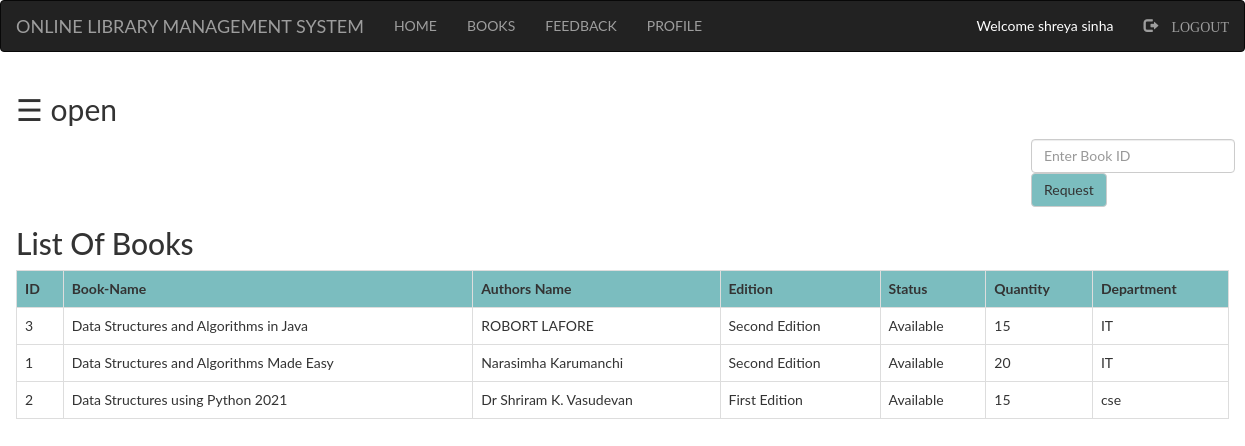
/student/book.php (signed in), run on the app's committed database.
### tables this page shows
CREATE TABLE `books` (
  `bid` int(11) NOT NULL,
  `name` varchar(100) NOT NULL,
  `author` varchar(100) NOT NULL,
  `edition` varchar(100) NOT NULL,
  `status` varchar(100) NOT NULL,
  `quantity` int(100) NOT NULL,
  `department` varchar(100) NOT NULL
);

### student/book.php (the view, shortened to what this page needs)
<?php
  include "navbar.php";
?>
<!DOCTYPE html>
<html>
<head>
</head>
<body>
</head>
<body>
<div id="main">
  <span style="font-size:30px;cursor:pointer" onclick="openNav()">&#9776; open</span>
	<div class="srch">
		<form class="navbar-form" method="post" name="form1" action="">
				<input class="form-control" type="text" name="bid" placeholder="Enter Book ID" required="">
				<button style="background-color: #6db6b9e6;" type="submit" name="submit1" class="btn btn-default">Request
				</button>
		</form>
	</div>
	<h2>List Of Books</h2>
	<?php
		if(isset($_POST['submit']))
		{
			$q=mysqli_query($db,"SELECT * from book where name like '%$_POST[search]%' ");
			if(mysqli_num_rows($q)==0)
			{
				echo "Sorry! No book found. Try searching again.";
			}
			else
			{
		echo "<table class='table table-bordered table-hover' >";
			echo "<tr style='background-color: #6db6b9e6;'>";
				echo "<th>"; echo "ID";	echo "</th>";
				echo "<th>"; echo "Book-Name";  echo "</th>";
				echo "<th>"; echo "Authors Name";  echo "</th>";
				echo "<th>"; echo "Edition";  echo "</th>";
				echo "<th>"; echo "Status";  echo "</th>";
				echo "<th>"; echo "Quantity";  echo "</th>";
				echo "<th>"; echo "Department";  echo "</th>";
			echo "</tr>";
			while($row=mysqli_fetch_assoc($q))
			{
				echo "<tr>";
				echo "<td>"; echo $row['bid']; echo "</td>";
				echo "<td>"; echo $row['name']; echo "</td>";
				echo "<td>"; echo $row['author']; echo "</td>";
				echo "<td>"; echo $row['edition']; echo "</td>";
				echo "<td>"; echo $row['status']; echo "</td>";
				echo "<td>"; echo $row['quantity']; echo "</td>";
				echo "<td>"; echo $row['department']; echo "</td>";
				echo "</tr>";
			}
		echo "</table>";
			}
		}
		else
		{
			$res=mysqli_query($db,"SELECT * FROM `books` ORDER BY `books`.`name` ASC;");
		echo "<table class='table table-bordered table-hover' >";
			echo "<tr style='background-color: #6db6b9e6;'>";
				echo "<th>"; echo "ID";	echo "</th>";
				echo "<th>"; echo "Book-Name";  echo "</th>";
				echo "<th>"; echo "Authors Name";  echo "</th>";
				echo "<th>"; echo "Edition";  echo "</th>";
				echo "<th>"; echo "Status";  echo "</th>";
				echo "<th>"; echo "Quantity";  echo "</th>";
				echo "<th>"; echo "Department";  echo "</th>";
			echo "</tr>";
			while($row=mysqli_fetch_assoc($res))
			{
				echo "<tr>";
				echo "<td>"; echo $row['bid']; echo "</td>";
				echo "<td>"; echo $row['name']; echo "</td>";
				echo "<td>"; echo $row['author']; echo "</td>";
				echo "<td>"; echo $row['edition']; echo "</td>";
				echo "<td>"; echo $row['status']; echo "</td>";
				echo "<td>"; echo $row['quantity']; echo "</td>";
				echo "<td>"; echo $row['department']; echo "</td>";
				echo "</tr>";
			}
		echo "</table>";
		}
				?>
</body>
</html>

### student/style.css (style rules this page uses)
html, body, div, span, object, iframe, h1, h2, h3, h4, h5, h6, p, blockquote, pre, abbr, address, cite, code, del, dfn, em, img, ins, kbd, q, samp, small, strong, sub, sup, var, b, i, dl, dt, dd, ol, ul, li, fieldset, form, label, legend, table, caption, tbody, tfoot, thead, tr, th, td, article, aside, canvas, details, figcaption, figure, footer, header, hgroup, menu, nav, section, summary, time, mark, audio, video { margin:0; padding:0; border:0; outline:0; font-size:100%; vertical-align:baseline; background:transparent; }
body { line-height:1; }
table { border-collapse:collapse; border-spacing:0; }
input, select { vertical-align:middle; }
input { height: 25px; width: 300px; }

### student/book.php (style rules this page uses)
.srch { padding-left: 1000px; }
body { font-family: "Lato", sans-serif; transition: background-color .5s; }
#main { transition: margin-left .5s; padding: 16px; }

### data on the page
books: bid "3", name "Data Structures and Algorithms in Java", author "ROBORT LAFORE", edition "Second Edition", status "Available", quantity "15", department "IT"
books: bid "1", name "Data Structures and Algorithms Made Easy", author "Narasimha Karumanchi", edition "Second Edition", status "Available", quantity "20", department "IT"
books: bid "2", name "Data Structures using Python 2021", author "Dr Shriram K. Vasudevan", edition "First Edition", status "Available", quantity "15", department "cse"

### other printed values
$_SESSION['login_user'] "shreya sinha"
